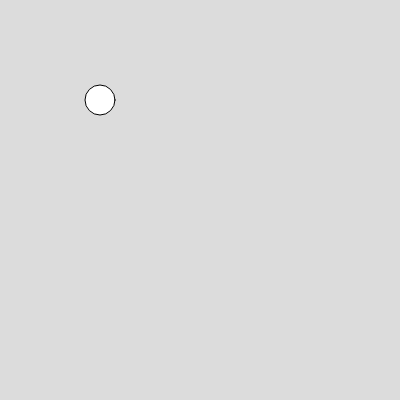
Frame 1 (no input)
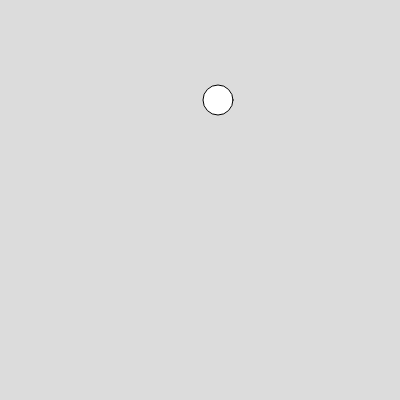
Frame 60 (no input)
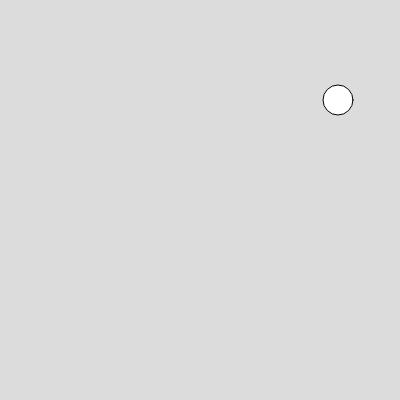
Frame 120 (the mouse pressed at the canvas centre since frame 60)

The p5.js sketch that drew these frames (run headless with seeded random() and noise() and a simulated clock; from frame 60 on, the mouse is pressed at the canvas centre):

// p5.js sketch
// ── sketch.js
var myBall;


function setup() {
    createCanvas(400, 400);

    myBall = new Ball();

    console.log(myBall);


}

function draw() {
    background(220);

    myBall.bounce();
    myBall.display();
    myBall.move();

}

// ── ball.js
class Ball {
    constructor() {
        // Create a ball with a default
        // x, y, size, and speed
        this.x = 100;
        this.y = 100;
        this.size = 30;
        this.speed = 2;
    }

    move() {
        // Move down based on the speed
        this.x = this.x + this.speed;
    }

    bounce() {
        if (this.x > width || this.x < 0) {
            this.speed = this.speed * -1;
        }
    }
    display() {
        ellipse(this.x, this.y, this.size);
    }

}
